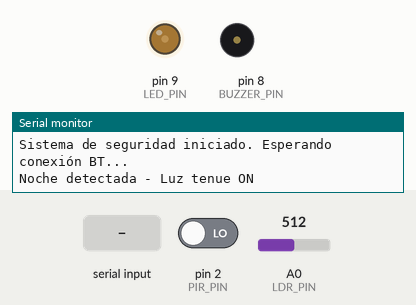
Recording of a sketch running on a simulated Arduino Uno, built with avr-gcc and run on an emulated ATmega328P. On the bench: output pins drawn as LEDs (lit = HIGH), buzzer (waves = sounding, pin HIGH), the last lines printed to the serial monitor. The test bench sets the inputs (shaded band); at power-on: pin 2 (PIR_PIN) LOW, A0 (LDR_PIN) = 512.

Above: at 3.2 s.
3.3 s: pin 2 (PIR_PIN) driven HIGH
At 4.0 s:
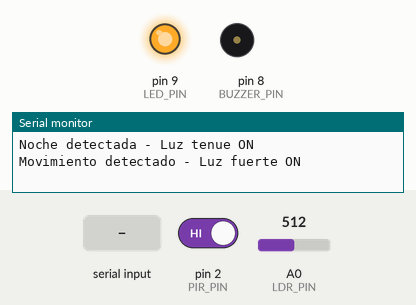
4.9 s: "B" received over the second serial link
At 5.5 s:
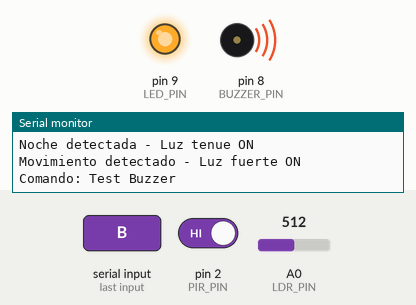
7.1 s: A0 (LDR_PIN) set to 587
8.6 s: A0 (LDR_PIN) set to 618
At 9.9 s:
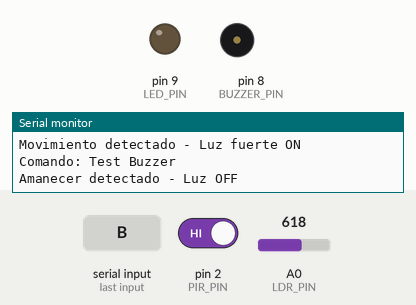
10.2 s: "B" received over the second serial link
At 10.7 s:
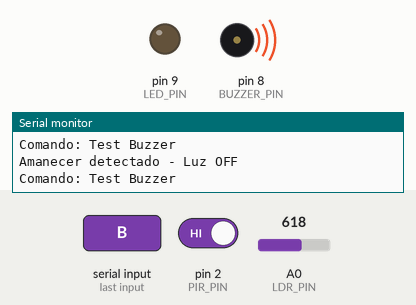
12.4 s: A0 (LDR_PIN) set to 590
At 13.7 s:
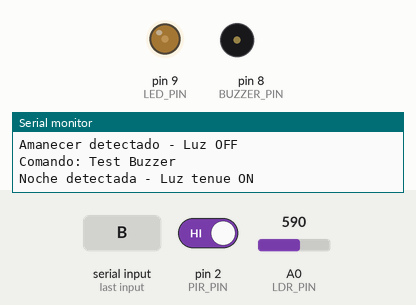
Timing chart, 0 to 15.0 s (numbered marks = the images above; inputs shaded):
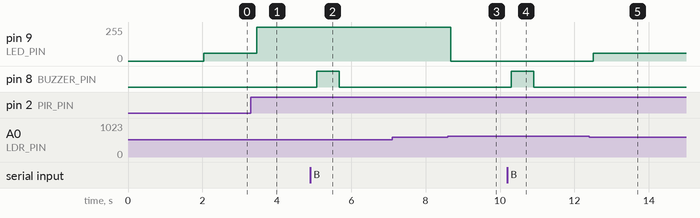

The sketch:

sistema_seguridad.ino
```cpp
/*
 * Codigo para el prototipo de Seguridad IoT (Unidad 1 y 2)
 * * Este código es compatible con la aplicación Android desarrollada:
 * - Lee los sensores LDR (luz) y PIR (movimiento).
 * - Envía alertas a la app por Bluetooth.
 * - Recibe comandos de la app para:
 * 'A' -> Armar alarma
 * 'D' -> Desarmar alarma
 * 'B' -> Probar Buzzer (Alarma)
 * 'L' -> Probar Luz (LED)
 */

// Incluir la librería para crear un puerto serial por software
#include <SoftwareSerial.h>

// --- Pines ---

// Bluetooth (HC-05/HC-06): RX en 10, TX en 11
SoftwareSerial BT(10, 11);

// Sensores
const int LDR_PIN = A0;   // Sensor de luz
const int PIR_PIN = 2;    // Sensor de movimiento

// Actuadores
const int LED_PIN = 9;    // LED (pin PWM para regular brillo)
const int BUZZER_PIN = 8; // Buzzer

// --- Umbrales y Lógica ---
const int LDR_UMBRAL = 600;   // Umbral de oscuridad (ajusta según tu LDR)
const int LUZ_TENUE = 60;     // Brillo de la luz de noche (0-255)
const int LUZ_FUERTE = 255;   // Brillo de la luz al detectar movimiento (0-255)

// --- Estados Globales ---
bool esNoche = false;           // ¿Es de noche?
bool movimientoActivo = false;  // ¿Hay movimiento ahora?
bool alarmaArmada = false;      // ¿La app armó la alarma? (Controlado por el Switch)

void setup() {
  // Configurar pines de los sensores y actuadores
  pinMode(PIR_PIN, INPUT);
  pinMode(LED_PIN, OUTPUT);
  pinMode(BUZZER_PIN, OUTPUT);

  // Iniciar comunicación Serial (para monitor USB)
  Serial.begin(9600);

  // Iniciar comunicación Bluetooth
  BT.begin(9600);

  delay(2000);
  Serial.println("Sistema de seguridad iniciado. Esperando conexión BT...");
  BT.println("Sistema de seguridad iniciado...");
}

void loop() {

  // 1. Leer los sensores
  int luz = analogRead(LDR_PIN);
  int pir = digitalRead(PIR_PIN);

  // 2. Lógica del Sensor de Luz (LDR)

  // Detectar si se hizo de noche
  if (luz < LDR_UMBRAL && !esNoche) {
    esNoche = true;
    analogWrite(LED_PIN, LUZ_TENUE); // Encender luz tenue
    Serial.println("Noche detectada - Luz tenue ON");
    BT.println("Noche detectada"); // Mensaje corto para la app
  }

  // Detectar si amaneció
  if (luz >= LDR_UMBRAL && esNoche) {
    esNoche = false;
    analogWrite(LED_PIN, 0); // Apagar luz
    Serial.println("Amanecer detectado - Luz OFF");
    BT.println("Amanecer detectado");
  }

  // 3. Lógica del Sensor de Movimiento (PIR)
  // Esta lógica solo se ejecuta si es de noche
  if (esNoche) {

    // Si se detecta NUEVO movimiento
    if (pir == HIGH && !movimientoActivo) {
      movimientoActivo = true;
      analogWrite(LED_PIN, LUZ_FUERTE); // Luz fuerte

      Serial.println("Movimiento detectado - Luz fuerte ON");
      BT.println("Movimiento detectado"); // Mensaje que la app guardará

      // Si la alarma está armada, sonar el buzzer
      if (alarmaArmada) {
        digitalWrite(BUZZER_PIN, HIGH);
        delay(600); // Beep corto
        digitalWrite(BUZZER_PIN, LOW);
      }
    }

    // Si el movimiento se detiene
    if (pir == LOW && movimientoActivo) {
      movimientoActivo = false;
      analogWrite(LED_PIN, LUZ_TENUE); // Volver a luz tenue
      Serial.println("Movimiento finalizado - Luz tenue ON");
      // No enviamos este mensaje a la app para no saturar el historial
    }
  }

  // 4. Lógica de Comandos de la App (Bluetooth)
  if (BT.available()) {
    char dato = BT.read(); // Leer el comando (un caracter)

    switch(dato) {
      case 'A': // (A)rmar Alarma (Switch ON)
        alarmaArmada = true;
        Serial.println("Comando: Alarma ARMADA");
        break;

      case 'D': // (D)esarmar Alarma (Switch OFF)
        alarmaArmada = false;
        Serial.println("Comando: Alarma DESARMADA");
        break;

      case 'B': // (B)uzzer Test
        Serial.println("Comando: Test Buzzer");
        digitalWrite(BUZZER_PIN, HIGH);
        delay(600); // Test momentáneo
        digitalWrite(BUZZER_PIN, LOW);
        break;

      case 'L': // (L)uz Test
        Serial.println("Comando: Test Luz");
        analogWrite(LED_PIN, LUZ_FUERTE);
        delay(600); // Test momentáneo
        // Volver al estado que corresponde
        if (esNoche) {
          analogWrite(LED_PIN, LUZ_TENUE);
        } else {
          analogWrite(LED_PIN, 0);
        }
        break;
    }
  }

  delay(200); // Pequeña pausa para estabilizar el bucle
}
```

Measured:
- the behaviour switches between 599 and 600 on A0 (LDR_PIN) (found by bisection; images 2 and 3)
- after the input at 3.3 s, pin 9 (LED_PIN): 60/255 → 255/255 after 0.16 s
- after the input at 4.9 s, pin 8 (BUZZER_PIN): LOW → HIGH after 0.18 s, → LOW 0.60 s later
- after the input at 7.1 s, every drawn part: stays the same
- after the input at 8.6 s, pin 9 (LED_PIN): 255/255 → 0/255 after 0.08 s
- after the input at 10.2 s, pin 8 (BUZZER_PIN): LOW → HIGH after 0.10 s, → LOW 0.60 s later
- after the input at 12.4 s, pin 9 (LED_PIN): 0/255 → 60/255 after 0.11 s
